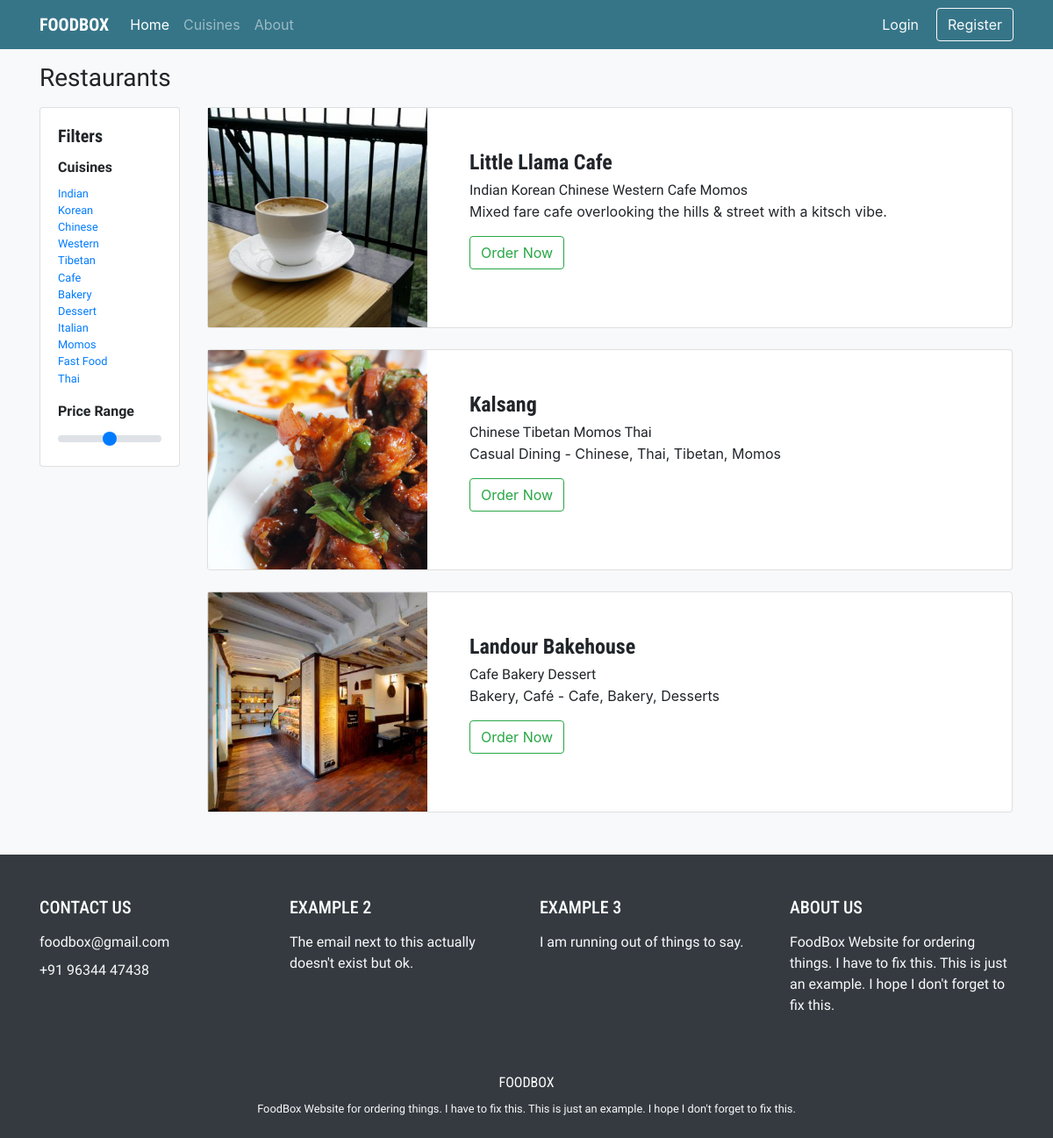
The page / on the database its author committed.
### food/models.py (models this page shows, shortened)
class Cuisine(models.Model):
    name = models.CharField(max_length=50)

class Restaurant(models.Model):
    name = models.CharField(max_length=50)
    nick = models.CharField(max_length=10, blank=True)
    cuisine = models.ManyToManyField(Cuisine, related_name='restaurants')
    description = models.TextField(blank=True)
    phone_number = models.CharField(max_length=50, blank=True)
    url = models.URLField(blank=True)

### food/views.py (the view)
# urls.py: path("", views.index, name='index'),
def index(request):
    context = {
        "restaurants": Restaurant.objects.all(),
        "cuisine": Cuisine.objects.all(),
    }
    return render(request, "food/index.html", context)

### food/templates/food/index.html (shortened to what this page needs)
{% extends "food/base.html" %}
{% load static %}
{% block body %}
<h3 class="my-3" id="f1">Restaurants</h3>
<div class="row">
  <div class="d-none d-lg-block col-2">
    <div class="card" id="filter">
      <div class="card-body">
        <h5 class="card-title font-weight-bold" id="logo">Filters</h5>
        <p class="card-text font-weight-bold" id="f1">Cuisines</p>
        <div class="mt-n2" id="f1">
          {% for cui in cuisine %}
            <small><p class="my-0"><a href="/cuisine/{{ cui.name }}">{{ cui.name|title }}</a></p></small>
          {% endfor %}
        </div>
        <p class="card-text font-weight-bold mt-3" id="f1">Price Range</p>
        <div class="mt-n2" id="f1">
          <input type="range" class="custom-range" min="0" max="5" step="0.5" id="customRange3">
        </div>
      </div>
    </div>
  </div>
  <div class="col-12 col-lg-10 px-3">
    {% for res in restaurants %}
    <div class="card flex-row flex-wrap flex-md-nowrap mb-4 animate__animated animate__fadeIn">
        <div class="card-header border-0 p-0">
            <img class="imageSize" src="{% with 'food/'|add:res.name|add:'.jpg' as image_static %}{% static image_static %}{% endwith %}" alt="{{ res.name }}">
        </div>
        <div class="card-body p-4 p-md-5 ">
            <h4 class="card-title font-weight-bold" id="logo">{{ res.name }}</h4>
            <p class="card-subtitle " id="f1">{% for cui in res.cuisine.all %}{{ cui.name }} {% endfor %}</p>
            <p class="card-text">{{ res.description }}</p>
            <a href="{% url 'restaurant' res.id %}" class="btn btn-outline-success">Order Now</a>
        </div>
    </div>
    {% endfor %}
  </div>
</div>
{% endblock %}

### food/static/food/index.css (style rules this page uses)
#logo { font-family: 'Roboto Condensed', sans-serif; }
#f1 { font-family: 'Nanum Gothic', sans-serif; }
#filter { position: -webkit-sticky; position: sticky; top: 80px; }
[class*="imageSize"] { width: 100%; }
@media only screen and (min-width: 768px) { .imageSize { object-fit: cover; object-position: 0 0; height:250px; width: 250px; } }

### rows shown on the page
Cuisine: name "Indian"
Cuisine: name "Korean"
Cuisine: name "Chinese"
Cuisine: name "Western"
Cuisine: name "Tibetan"
Cuisine: name "Cafe"
Cuisine: name "Bakery"
Cuisine: name "Dessert"
Cuisine: name "Italian"
Cuisine: name "Momos"
Cuisine: name "Fast Food"
Cuisine: name "Thai"
Restaurant: name (picture), name "Little Llama Cafe", description "Mixed fare cafe overlooking the hills & street with a kitsch vibe."
Restaurant: name (picture), name "Kalsang", description "Casual Dining - Chinese, Thai, Tibetan, Momos"
Restaurant: name (picture), name "Landour Bakehouse", description "Bakery, Café - Cafe, Bakery, Desserts"
